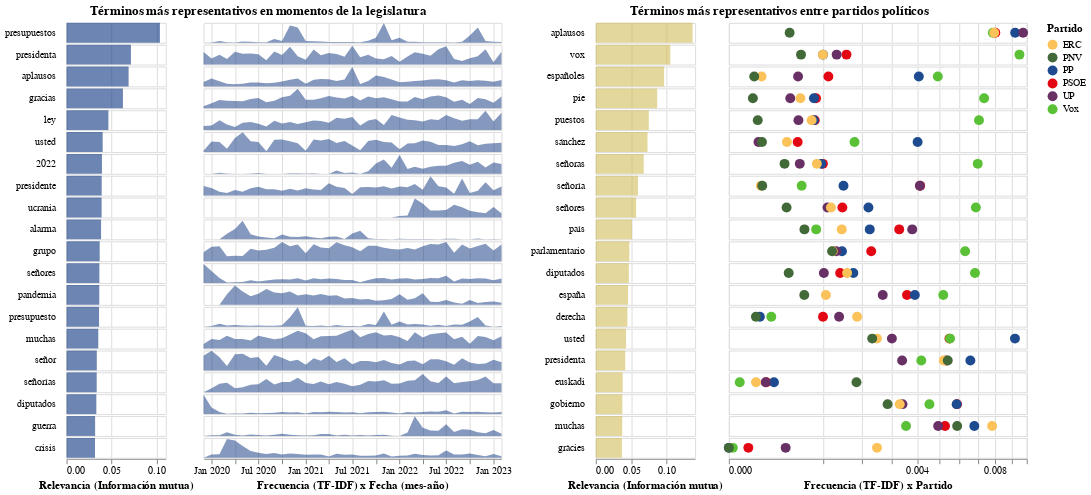

Write notebook code for a chart like this one.
### Code cell
final = alt.hconcat(chart_fecha,chart_grupo)
final

### Figure 1 — Vega-Lite specification as saved in the notebook (floating-point values rounded to 4 significant figures; data arrays with more than 128 entries replaced by an {"elided": "..."} marker saying what was removed)
{"config": {"view": {"continuousWidth": 300, "continuousHeight": 300}}, "hconcat": [{"hconcat": [{"mark": {"type": "bar", "color": "#0d347f", "height": 20, "opacity": 0.6}, "encoding": {"row": {"field": "term", "header": {"labelAlign": "left", "labelAngle": 0, "labelOrient": "left"}, "sort": {"field": "mi_fecha", "op": "mean", "order": "descending"}, "spacing": 0, "title": "", "type": "nominal"}, "x": {"aggregate": "mean", "field": "mi_fecha", "title": "Relevancia (Información mutua)", "type": "quantitative"}}, "height": 20, "width": 100}, {"mark": {"type": "area", "color": "#0d347f", "height": 20, "opacity": 0.5}, "encoding": {"row": {"field": "term", "header": null, "sort": {"field": "mi_fecha", "op": "mean", "order": "descending"}, "spacing": 0, "title": "", "type": "nominal"}, "x": {"field": "_fecha", "timeUnit": "yearmonth", "title": "Frecuencia (TF-IDF) x Fecha (mes-año)", "type": "temporal"}, "y": {"axis": null, "field": "mean_tf", "type": "quantitative"}}, "height": 20, "resolve": {"scale": {"y": "independent"}}, "transform": [{"aggregate": [{"op": "mean", "field": "tfidf", "as": "mean_tf"}], "groupby": ["term", "_fecha"]}], "width": 300}], "data": {"name": "data-b7eee5a4d63cac2de279873f8a0eb184"}, "resolve": {"scale": {"color": "independent"}}, "spacing": 0, "title": {"text": ["Términos más representativos en momentos de la legislatura"], "align": "center", "anchor": "middle"}}, {"hconcat": [{"mark": {"type": "bar", "color": "#d2bd5a", "height": 20, "opacity": 0.6}, "encoding": {"row": {"field": "term", "header": {"labelAlign": "left", "labelAngle": 0, "labelOrient": "left"}, "sort": {"field": "mi_grupo", "op": "mean", "order": "descending"}, "spacing": 0, "title": "", "type": "nominal"}, "x": {"aggregate": "mean", "field": "mi_grupo", "title": "Relevancia (Información mutua)", "type": "quantitative"}}, "height": 20, "width": 100}, {"mark": {"type": "circle", "size": 100}, "encoding": {"color": {"field": "_grupo", "scale": {"domain": ["ERC", "PNV", "PP", "PSOE", "UP", "Vox"], "range": ["#fbc259", "#426938", "#1e4b8f", "#e30713", "#693065", "#5ac036"]}, "title": "Partido", "type": "nominal"}, "opacity": {"condition": {"param": "param_2", "value": 1}, "value": 0.5}, "row": {"field": "term", "header": null, "sort": {"field": "mi_grupo", "op": "mean", "order": "descending"}, "spacing": 0, "title": "", "type": "nominal"}, "x": {"field": "tfidf", "scale": {"type": "sqrt"}, "title": "Frecuencia (TF-IDF) x Partido", "type": "quantitative"}}, "height": 20, "name": "view_2", "transform": [{"fold": ["PSOE", "PP", "Vox", "UP", "ERC", "PNV"], "as": ["_grupo", "tfidf"]}], "width": 300}], "data": {"name": "data-2684c91b0f80a975b55a217026756cef"}, "spacing": 0, "title": {"text": ["Términos más representativos entre partidos políticos"], "align": "center", "anchor": "middle"}}], "params": [{"name": "param_2", "select": {"type": "point", "fields": ["_grupo"]}, "bind": "legend", "views": ["view_2"]}], "$schema": "https://vega.github.io/schema/vega-lite/v5.6.1.json", "datasets": {"data-b7eee5a4d63cac2de279873f8a0eb184": {"elided": "780 records"}, "data-2684c91b0f80a975b55a217026756cef": [{"term": "aplausos", "mi_grupo": 0.1364, "ERC": 0.007933, "PNV": 0.000416, "PP": 0.009237, "PSOE": 0.008001, "UP": 0.009755, "Vox": 0.007853}, {"term": "vox", "mi_grupo": 0.1051, "ERC": 0.0009968, "PNV": 0.0005867, "PP": 0.0009997, "PSOE": 0.001559, "UP": 0.00131, "Vox": 0.009516}, {"term": "españoles", "mi_grupo": 0.09634, "ERC": 0.0001206, "PNV": 7.244e-05, "PP": 0.004066, "PSOE": 0.001116, "UP": 0.0005396, "Vox": 0.004919}, {"term": "pie", "mi_grupo": 0.08657, "ERC": 0.0005767, "PNV": 6.502e-05, "PP": 0.0008157, "PSOE": 0.000856, "UP": 0.0004254, "Vox": 0.007341}, {"term": "puestos", "mi_grupo": 0.07474, "ERC": 0.0007717, "PNV": 9.398e-05, "PP": 0.0008148, "PSOE": 0.0008317, "UP": 0.0005453, "Vox": 0.007049}, {"term": "sánchez", "mi_grupo": 0.07291, "ERC": 0.0003794, "PNV": 0.0001235, "PP": 0.004014, "PSOE": 0.0005333, "UP": 9.883e-05, "Vox": 0.001779}, {"term": "señoras", "mi_grupo": 0.06755, "ERC": 0.0008726, "PNV": 0.0003495, "PP": 0.0009625, "PSOE": 0.0009973, "UP": 0.0005666, "Vox": 0.00698}, {"term": "señoría", "mi_grupo": 0.05949, "ERC": 0.0001152, "PNV": 0.0001256, "PP": 0.001481, "PSOE": 0.004123, "UP": 0.004112, "Vox": 0.0005973}, {"term": "señores", "mi_grupo": 0.05689, "ERC": 0.001174, "PNV": 0.0003753, "PP": 0.002196, "PSOE": 0.001452, "UP": 0.001096, "Vox": 0.006875}, {"term": "país", "mi_grupo": 0.05106, "ERC": 0.001436, "PNV": 0.0006438, "PP": 0.002237, "PSOE": 0.00327, "UP": 0.003788, "Vox": 0.0008587}, {"term": "parlamentario", "mi_grupo": 0.04732, "ERC": 0.001215, "PNV": 0.001201, "PP": 0.001442, "PSOE": 0.002284, "UP": 0.001298, "Vox": 0.006291}, {"term": "diputados", "mi_grupo": 0.0466, "ERC": 0.001575, "PNV": 0.0004034, "PP": 0.001746, "PSOE": 0.001396, "UP": 0.001017, "Vox": 0.006827}, {"term": "españa", "mi_grupo": 0.04545, "ERC": 0.001061, "PNV": 0.0006407, "PP": 0.003897, "PSOE": 0.003576, "UP": 0.002668, "Vox": 0.00518}, {"term": "derecha", "mi_grupo": 0.0445, "ERC": 0.001853, "PNV": 8.247e-05, "PP": 0.0001083, "PSOE": 0.0009985, "UP": 0.001369, "Vox": 0.0002029}, {"term": "usted", "mi_grupo": 0.04254, "ERC": 0.002472, "PNV": 0.002316, "PP": 0.009224, "PSOE": 0.005483, "UP": 0.002995, "Vox": 0.005511}, {"term": "presidenta", "mi_grupo": 0.04151, "ERC": 0.005203, "PNV": 0.005399, "PP": 0.006572, "PSOE": 0.005329, "UP": 0.003382, "Vox": 0.004173}, {"term": "euskadi", "mi_grupo": 0.03793, "ERC": 8.303e-05, "PNV": 0.001835, "PP": 0.0002292, "PSOE": 0.000158, "UP": 0.0001525, "Vox": 1.332e-05}, {"term": "gobierno", "mi_grupo": 0.03743, "ERC": 0.00329, "PNV": 0.002839, "PP": 0.005848, "PSOE": 0.005863, "UP": 0.003398, "Vox": 0.004533}, {"term": "muchas", "mi_grupo": 0.03729, "ERC": 0.007809, "PNV": 0.005872, "PP": 0.006789, "PSOE": 0.005266, "UP": 0.004935, "Vox": 0.003538}, {"term": "gràcies", "mi_grupo": 0.03681, "ERC": 0.002473, "PNV": 0.0, "PP": 0.0, "PSOE": 4.274e-05, "UP": 0.0003634, "Vox": 1.762e-06}]}}
